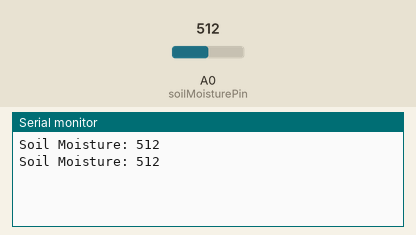
A sketch run on a simulated Arduino Uno, built with avr-gcc and run on an emulated ATmega328P. Parts: the last lines printed to the serial monitor. The test bench sets the inputs (shaded band); at power-on: A0 (soilMoisturePin) = 512.

Above: at 2.8 s.
2.9 s: A0 (soilMoisturePin) set to 716
At 4.7 s:
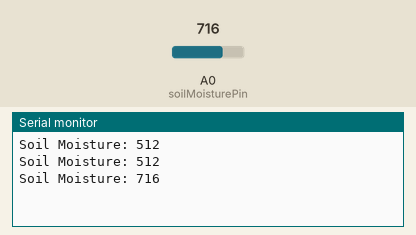
5.6 s: A0 (soilMoisturePin) set to 900
At 7.4 s:
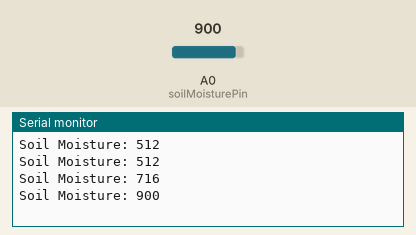
Timing chart, 0 to 8.9 s (numbered marks = the images above; inputs shaded):
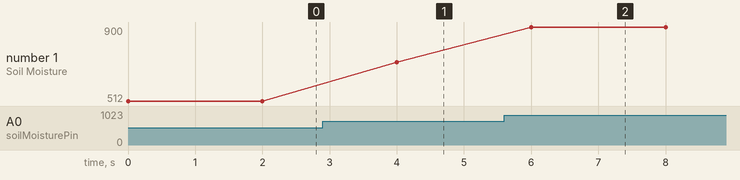

Measured:
- after the input at 2.9 s, the serial monitor: prints a new line after 1.1 s (image 1)
- after the input at 5.6 s, the serial monitor: prints a new line after 0.40 s (image 2)
- plotted number 1: 512 → 716 after the input at 2.9 s, 716 → 900 after the input at 5.6 s

The sketch:

moisture-alone-1.ino
```cpp
#include <dummy.h>
#include <dummy.h>

// Constants
const int soilMoisturePin = A0;   // Analog pin for soil moisture sensor

void setup() {
  Serial.begin(9600); // Increased serial speed
  pinMode(soilMoisturePin, INPUT);
}

void loop() {
  // Read soil moisture sensor
  int soilMoistureValue = analogRead(soilMoisturePin);

  // Print the soil moisture value
  Serial.print("Soil Moisture: ");
  Serial.println(soilMoistureValue);

  delay(2000); // Delay to control the interval between readings
}
```
